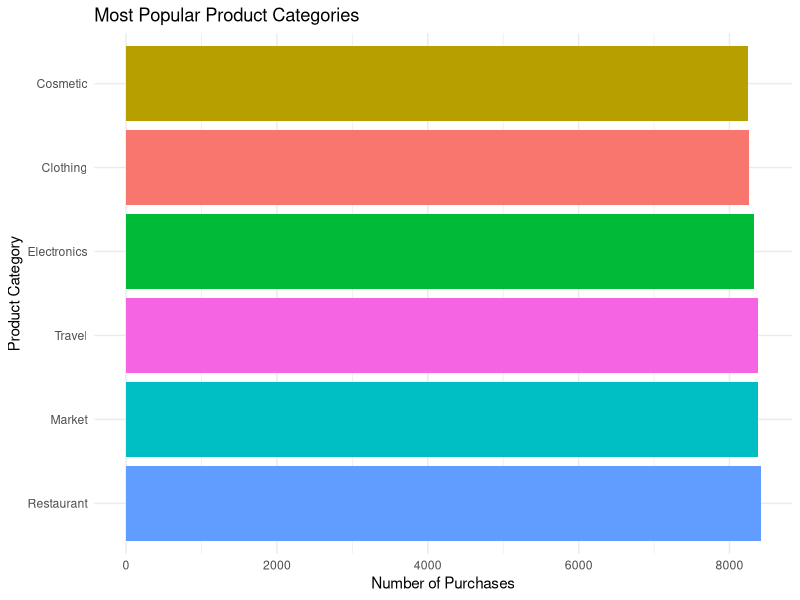
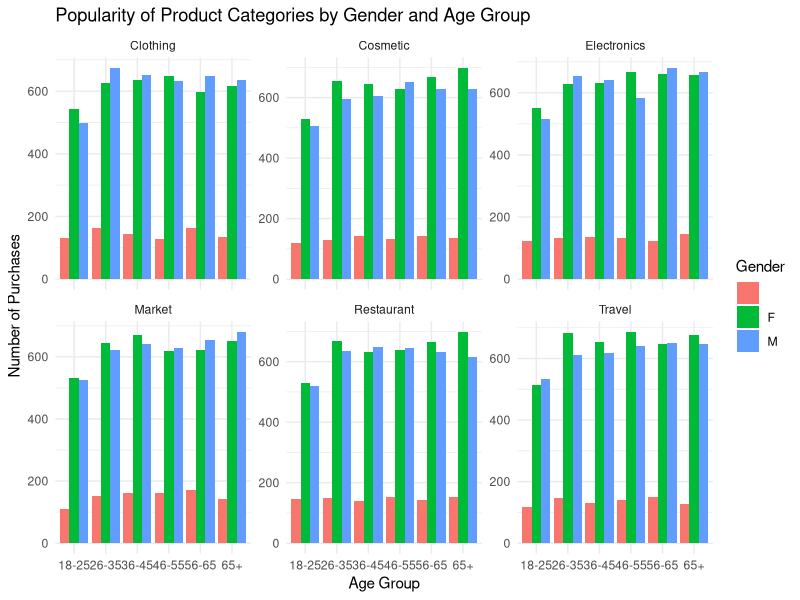

Source code (R) for these figures, in order:
# Load necessary libraries
library(dplyr)
library(ggplot2)

setwd("/Users/suryareddy/Desktop/Data_Analyst_Projects/Customer_Segmentation/")
# Load the dataset
data <- read.csv("customer_data.csv")

# Check the structure of the dataset
str(data)

# Create age groups
data <- data %>%
  mutate(Age_Group = case_when(
    Age >= 18 & Age <= 25 ~ "18-25",
    Age >= 26 & Age <= 35 ~ "26-35",
    Age >= 36 & Age <= 45 ~ "36-45",
    Age >= 46 & Age <= 55 ~ "46-55",
    Age >= 56 & Age <= 65 ~ "56-65",
    Age > 65 ~ "65+",
    TRUE ~ "Unknown"
  ))

# Remove rows with missing gender values
data_clean <- data %>% filter(!is.na(Gender))

# 1. Popular Product Categories Overall
category_popularity <- data_clean %>%
  group_by(Category) %>%
  summarise(Count = n()) %>%
  arrange(desc(Count))

# Print the category popularity
print(category_popularity)

# 2. Popularity of Product Categories by Gender and Age Group
category_demographics <- data_clean %>%
  group_by(Category, Gender, Age_Group) %>%
  summarise(Count = n()) %>%
  arrange(desc(Count))

# Print the category popularity by demographics
print(category_demographics)

# 3. Visualization: Most popular categories overall
ggplot(category_popularity, aes(x = reorder(Category, -Count), y = Count, fill = Category)) +
  geom_bar(stat = "identity") +
  coord_flip() +
  labs(title = "Most Popular Product Categories",
       x = "Product Category",
       y = "Number of Purchases") +
  theme_minimal() +
  theme(legend.position = "none")

# 4. Visualization: Product categories by gender and age group
ggplot(category_demographics, aes(x = Age_Group, y = Count, fill = Gender)) +
  geom_bar(stat = "identity", position = "dodge") +
  facet_wrap(~ Category, scales = "free_y") +
  labs(title = "Popularity of Product Categories by Gender and Age Group",
       x = "Age Group",
       y = "Number of Purchases") +
  theme_minimal()
